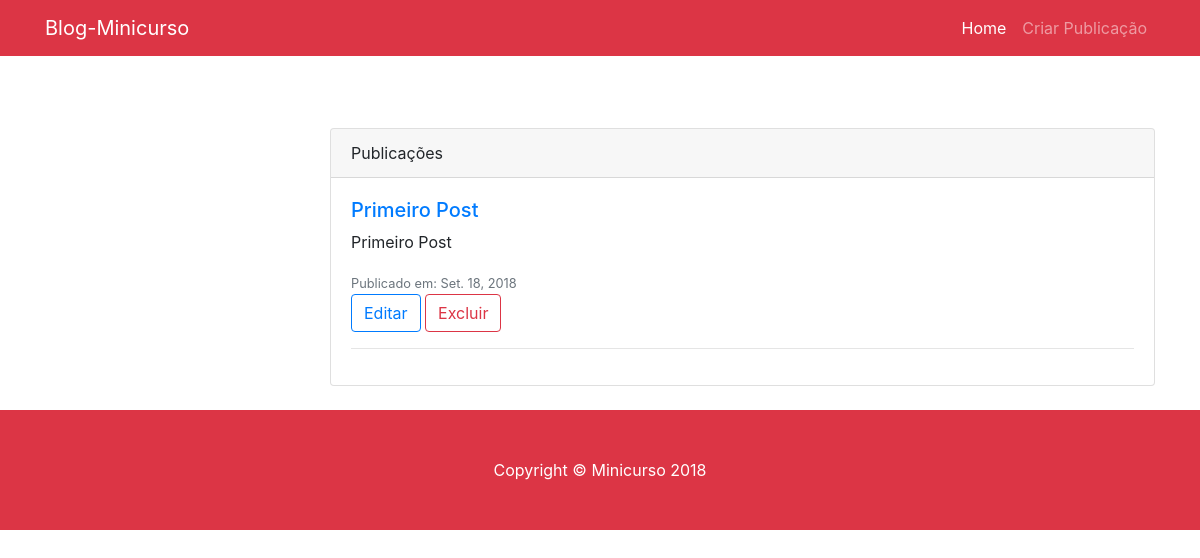
Before: / with the older database file.
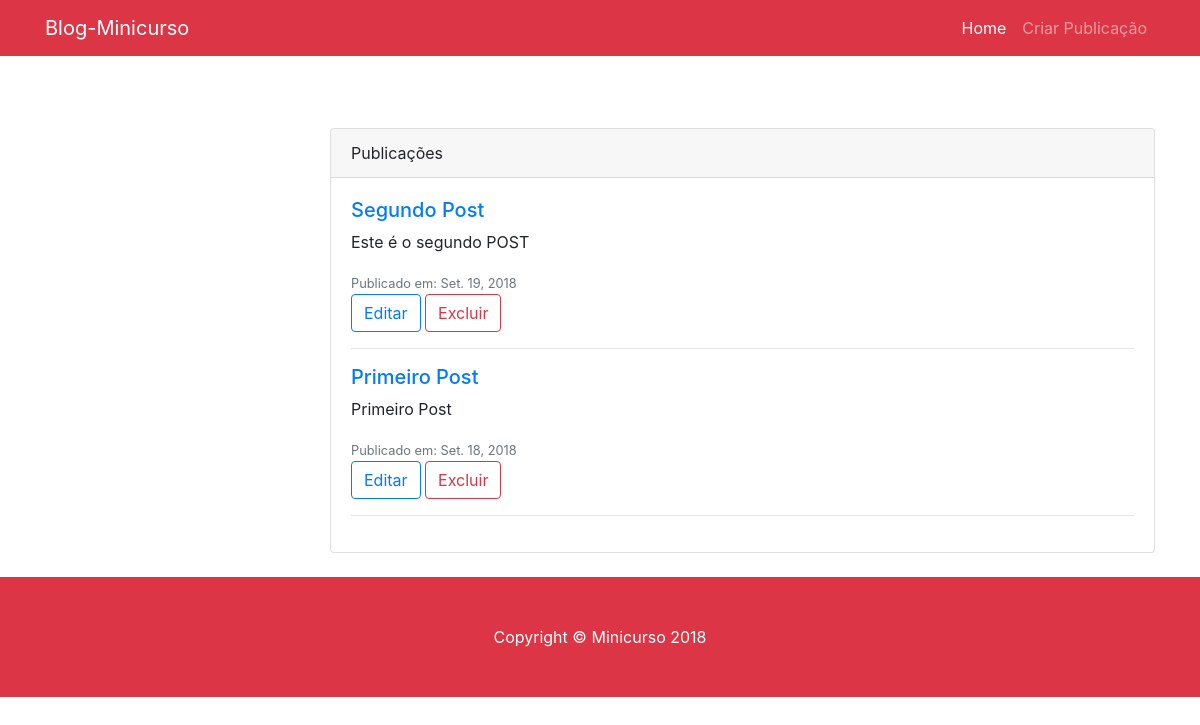
After: the same page with the newer database file.
### publicacoes/models.py (models this page shows, shortened)
class Publicacao(models.Model):
	titulo = models.CharField(max_length=100)
	descricao = models.TextField()
	dt_criaco = models.DateField(auto_now_add=True)
	categoria = models.ForeignKey(Categoria, on_delete=models.CASCADE)
	class Meta:
		verbose_name_plural = 'Publicações'

### publicacoes/views.py (the view)
# urls.py: 2. Add a URL to urlpatterns:  path('', views.home, name='home')
def home(request):
	data={}
	data['publicacoes'] = Publicacao.objects.all().order_by('-id')
	return render(request, 'publicacoes/home.html', data)

### publicacoes/templates/publicacoes/home.html (shortened to what this page needs)
<!DOCTYPE html>
<html>
   <head>
      <link rel="stylesheet" href="https://stackpath.bootstrapcdn.com/bootstrap/4.1.3/css/bootstrap.min.css">
   </head>
   <body>
      {% include "publicacoes/menu.html" %}
      <nav class="navbar navbar-expand-lg navbar-dark bg-danger fixed-top">
         <div class="container">
            <a class="navbar-brand" href="#">Blog-Minicurso</a>
            <div class="collapse navbar-collapse" id="navbarResponsive">
               <ul class="navbar-nav ml-auto">
                  <li class="nav-item active">
                     <a class="nav-link" href="{% url 'url_home'%}">Home</a>
                  </li>
                  <li class="nav-item">
                     <a class="nav-link" href="{% url 'url_nova'%}">Criar Publicação</a>
               </ul>
            </div>
         </div>
      </nav>
      <br>
      <br>
      <div class="container">
         <div class="row">
            <div class="col-lg-3"></div>
            <div class="col-lg-9">
               <div class="card card-outline-secondary my-4">
                  <div class="card-header">
                     Publicações
                  </div>
                  <div class="card-body">
                     {%for publicacao in publicacoes%}
                     <a href="{% url 'url_post' publicacao.id %}">
                        <h5>{{publicacao.titulo}}</h5>
                     </a>
                     <p>{{publicacao.descricao}}</p>
                     <small class="text-muted">Publicado em: {{publicacao.dt_criaco}}</small>
                     <br>
                     <a href="{%url 'url_editar' publicacao.id%}"><button type="button" class="btn btn-outline-primary">Editar</button></a>
                     <a onclick="return confirm('Você tem certeza excluir {{publicacao.titulo}}?')" href="{% url 'deletar' publicacao.id %}"><button type="button" class="btn btn-outline-danger">Excluir</button> </a>
                     <hr>
                     {%endfor%}
                  </div>
               </div>
            </div>
         </div>
      </div>
      {% include "publicacoes/footer.html" %}
   </body>
</html>

### publicacoes/templates/publicacoes/menu.html (shortened to what this page needs)
<nav class="navbar navbar-expand-lg navbar-dark bg-danger">
   <div class="container">
      <a class="navbar-brand" href="{% url 'url_home'%}">Blog-Minicurso</a>
      <div class="collapse navbar-collapse" id="navbarResponsive">
         <ul class="navbar-nav ml-auto">
            <li class="nav-item active">
               <a class="nav-link" href="{% url 'url_home'%}">Home</a>
            </li>
            <li class="nav-item">
               <a class="nav-link" href="{% url 'url_nova'%}">Criar Publicação</a>
         </ul>
      </div>
   </div>
</nav>

### publicacoes/templates/publicacoes/footer.html (shortened to what this page needs)
<footer class="py-5 bg-danger">
   <div class="container">
      <p class="m-0 text-center text-white">Copyright &copy; Minicurso 2018</p>
   </div>
</footer>

Changed rows visible on the page:
added Publicacao: titulo "Segundo Post", descricao "Este é o segundo POST", dt_criaco "Set. 19, 2018"
